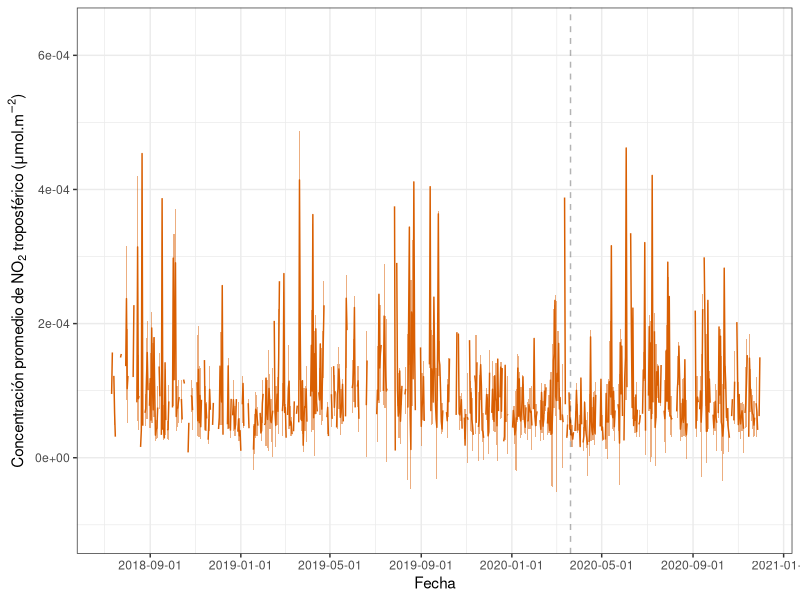

R code for this plot: (Note: this script raises an error after producing the figure.)
rm(list=ls())
gc()

##### Analisis descriptivo NO2 y variables meteorológicas ####
library(tidyverse)
library(data.table)
library(scales)

#### NO2 ####

no2 <- fread("Datos/Procesados/no2_diario_procesado.csv")

# Grafico crudo:

(plot.no2 <- no2 %>%
  ggplot(aes(x = fecha, y = NO2_trop_mean, ymin = NO2_trop_mean -NO2_trop_std, ymax = NO2_trop_mean + NO2_trop_std)) +
  geom_ribbon(alpha = .5, fill = palette.colors(2, "Dark2")[2]) +
  geom_line(col = palette.colors(2, "Dark2")[2]) +
    scale_x_date(breaks = date_breaks("4 month")) +
  theme_bw()+
    geom_vline(xintercept = as.Date("2020-03-20"), alpha = 0.3, linetype = "dashed")+
    labs(x = "Fecha", y = expression(paste("Concentración promedio de ", NO[2], " troposférico (", mu, "mol.", m^-2, ")")), fill = "Período", col = "Período"))

ggsave("Figuras/Descriptiva/Linea_NO2.png", plot.no2, width = 12, height = 6)


# Variacion semanal segun periodo:
no2[, c("periodo", "dia_semana") := .(fifelse(fecha < as.Date("2020-03-20"), "Previo a restricciones", "Durante las restricciones") %>%
                                        as.factor() %>%
                                        fct_rev(),
                                      weekdays(fecha) %>%
                                        str_to_title() %>%
                                        factor(levels = c("Lunes", "Martes", "Miércoles", "Jueves", "Viernes", "Sábado", "Domingo")))]


(plot.variacion.semanal <- no2[, .(NO2_trop_medio = mean(NO2_trop_mean, na.rm = TRUE),
                                   NO2_trop_sd = sd(NO2_trop_mean, na.rm = TRUE)), by = .(dia_semana, periodo)] %>%
    ggplot(aes(x = as.numeric(dia_semana), y = NO2_trop_medio))+
    geom_ribbon(aes(ymin = NO2_trop_medio - NO2_trop_sd, ymax = NO2_trop_medio + NO2_trop_sd, fill = periodo), alpha = 0.3) +
    geom_line(aes(col = periodo))+
    scale_x_continuous(breaks = 1:7, labels = levels(no2$dia_semana), minor_breaks = NULL) +
    scale_fill_brewer(palette = "Dark2") +
    scale_color_brewer(palette = "Dark2") +
    theme_bw()+
    theme(legend.position = "top") +
    labs(x = "Día de la semana", y = "Cantidad de vehículos contados por hora", fill = "Período", col = "Período"))


(plot.variacion.semanal.cuantil <- no2[, .(NO2_trop_medio = median(NO2_trop_mean, na.rm = TRUE),
                                   NO2_trop_2.5 = quantile(NO2_trop_mean, 0.025, na.rm = TRUE),
                                   NO2_trop_97.5 = quantile(NO2_trop_mean, 0.975, na.rm = TRUE)), by = .(dia_semana, periodo)] %>%
    ggplot(aes(x = as.numeric(dia_semana), y = NO2_trop_medio))+
    geom_ribbon(aes(ymin = NO2_trop_2.5, ymax = NO2_trop_97.5, fill = periodo), alpha = 0.3) +
    geom_line(aes(col = periodo))+
    scale_x_continuous(breaks = 1:7, labels = levels(no2$dia_semana), minor_breaks = NULL) +
    scale_fill_brewer(palette = "Dark2") +
    scale_color_brewer(palette = "Dark2") +
    theme_bw()+
    theme(legend.position = "top") +
    labs(x = "Día de la semana", y = "Cantidad de vehículos contados por hora", fill = "Período", col = "Período"))



(boxplot.semanal <- no2 %>%
  ggplot(aes(x = dia_semana, y = NO2_trop_mean, fill = periodo)) +
  geom_boxplot() +
  scale_fill_brewer(palette = "Dark2") +
  theme_bw()+
  theme(legend.position = "top") +
  labs(x = "Día de la semana", y = expression(paste("Concentración promedio de ", NO[2], " troposférico (", mu, "mol.", m^-2, ")")), fill = "Período"))


ggsave("Figuras/Descriptiva/Boxplot_semanal_NO2.png", boxplot.semanal, width = 10, height = 6)


## Autocorrelogramas:
library(ggfortify)
#Diaria

autocorrelacion.diaria <- acf(no2$NO2_trop_mean, lag.max = 500, pl=FALSE, na.action = na.pass)

intervalo.confianza <- ggfortify:::confint.acf(autocorrelacion.diaria, ci.type = 'ma')

(plot.acf.diaria <- data.table(Autocorrelación = autocorrelacion.diaria$acf,
                               Lag = autocorrelacion.diaria$lag,
                               intervalo = intervalo.confianza) %>%
    ggplot(aes(x = Lag, y = Autocorrelación)) +
    geom_ribbon(aes(ymin = -intervalo, ymax = intervalo), alpha = 0.3, fill = palette.colors(1, "Dark2")) +
    geom_segment(aes(xend = Lag, y = 0, yend = Autocorrelación)) +
    geom_point(col = palette.colors(1, "Dark2")) +
    geom_hline(yintercept = 0, linetype = "dashed") +
    theme_bw()+
    labs(x = "Lag (Días)"))

ggsave("Figuras/Descriptiva/Autocorrelograma_no2_diaria.png", plot.acf.diaria, width = 8, height = 4)


#Semanal

no2[, semana := floor((0:(.N-1))/7)]

no2.semana <- no2[, .(NO2_trop_mean = mean(NO2_trop_mean, na.rm = TRUE)), by = semana]

autocorrelacion.semanal <- acf(no2.semana$NO2_trop_mean, lag.max = 150, pl=FALSE, na.action = na.pass)

intervalo.confianza <- ggfortify:::confint.acf(autocorrelacion.semanal, ci.type = 'ma')

(plot.acf.semanal <- data.table(Autocorrelación = autocorrelacion.semanal$acf,
                               Lag = autocorrelacion.semanal$lag,
                               intervalo = intervalo.confianza) %>%
    ggplot(aes(x = Lag, y = Autocorrelación)) +
    geom_ribbon(aes(ymin = -intervalo, ymax = intervalo), alpha = 0.3, fill = palette.colors(1, "Dark2")) +
    geom_segment(aes(xend = Lag, y = 0, yend = Autocorrelación)) +
    geom_point(col = palette.colors(1, "Dark2")) +
    geom_hline(yintercept = 0, linetype = "dashed") +
    theme_bw() +
    labs(x = "Lag (Semanas)") +
    scale_x_continuous(breaks = seq(0, 150, 10)))

ggsave("Figuras/Descriptiva/Autocorrelograma_no2_semanal.png", plot.acf.semanal, width = 8, height = 4)



#### Variables meteorologicas ####
tiempo <- fread("Datos/Procesados/datos_tiempo_procesados.csv")


tiempo.diario <- tiempo[between(fecha_hora, as.Date("2019-01-01"), as.Date("2021-01-01")), .(temperatura = mean(temperatura, na.rm = TRUE),
                            temperatura.max = max(temperatura, na.rm = TRUE),
                            temperatura.min = min(temperatura, na.rm = TRUE),
                            pp = as.numeric(sum(pp, na.rm = TRUE) > 0)), by = .(fecha = as.Date(fecha_hora))]

(plot.tiempo <- tiempo.diario %>%
  mutate(etiqueta = "Ocurrencia de precipitaciones") %>%
  ggplot(aes(x = fecha, y = temperatura, ymin = temperatura.min, ymax = temperatura.max)) +
  geom_ribbon(alpha = 0.5, fill = palette.colors(2, "Dark2")[2]) +
  geom_line(col = palette.colors(2, "Dark2")[2]) +
  geom_vline(aes(xintercept = ifelse(pp == 1, fecha, NA), col = etiqueta), alpha = 0.5, na.rm = TRUE) +
  scale_fill_brewer(palette = "Dark2") +
  scale_color_manual(values = palette.colors(3, "Dark2")[3]) +
  labs(x = "Fecha", y = "temperatura (°C)", col = "") +
  theme_bw()+
  theme(legend.position = "top"))
  

ggsave("Figuras/Descriptiva/Tiempo_diario.png", plot.tiempo, width = 10, height = 6)
